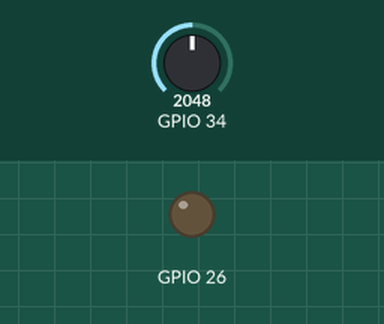
This sketch was run on a simulated ESP32. On the bench: output pins drawn as LEDs (lit = HIGH). The test bench sets the inputs (shaded band); at power-on: GPIO 34 = 2048. What the sketch prints to the serial monitor is not drawn.

Above: at 1.2 s.
1.3 s: GPIO 34 set to 1791
3.5 s: GPIO 34 set to 1671
At 4.7 s:
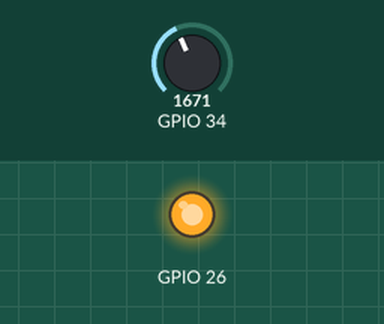
5.0 s: GPIO 34 set to 2040
At 5.8 s:
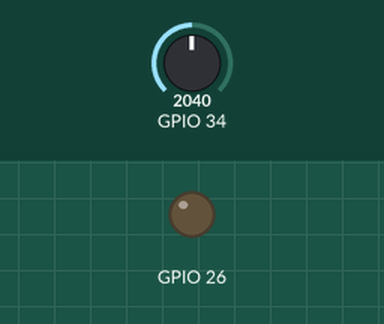
6.5 s: GPIO 34 set to 1228
At 7.0 s:
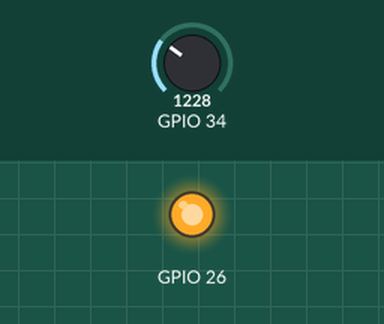
Timing chart, 0 to 9.0 s (numbered marks = the images above; inputs shaded):
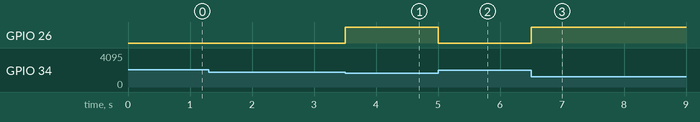

The sketch:

tags.diagnostics.ino
```cpp
// Сгенерировано CrabLogic из проекта «tags». Ручные правки будут перезаписаны.
// Порядок выполнения: adc → to_c → temp_w → temp_r → setpoint_r → error → cold → heating_w → heating_r → heater → cycle

#include <Arduino.h>

// Выходы блоков
int32_t adc_out = 0;
float to_c_out = 0.0f;
float temp_r_out = 0.0f;
float setpoint_r_out = 0.0f;
float error_out = 0.0f;
bool cold_out = false;
bool heating_r_out = false;

// Переменные
float var_temp = 0.0f;
float var_setpoint = 22.0f;
bool var_heating = false;

// ---- Диагностика: время цикла (мкс), всего и по листам ----
const uint8_t CRAB_ST_SHEETS = 2;
const uint16_t crab_st_sheet_no[CRAB_ST_SHEETS + 1] = { 1, 2, 0 };
uint32_t crab_st_acc[CRAB_ST_SHEETS + 1];
uint32_t crab_st_sheet_last[CRAB_ST_SHEETS + 1];
uint32_t crab_st_sheet_max[CRAB_ST_SHEETS + 1];
uint8_t crab_st_cur = CRAB_ST_SHEETS;
bool crab_st_started = false;
uint32_t crab_st_begin_us = 0;
uint32_t crab_st_mark_us = 0;
uint32_t crab_st_prev_start = 0;
uint32_t crab_st_cycles = 0;
uint32_t crab_st_sum = 0;
uint32_t crab_st_last = 0;
uint32_t crab_st_max = 0;
uint32_t crab_st_period_max = 0;

void crab_st_begin() {
  uint32_t now = micros();
  if (crab_st_started && now - crab_st_prev_start > crab_st_period_max) {
    crab_st_period_max = now - crab_st_prev_start;
  }
  crab_st_started = true;
  crab_st_prev_start = now;
  crab_st_begin_us = now;
  crab_st_mark_us = now;
  crab_st_cur = CRAB_ST_SHEETS;
}

// Execution moves to blocks of sheet k (index in crab_st_sheet_no).
void crab_st_sheet(uint8_t k) {
  uint32_t now = micros();
  if (crab_st_cur < CRAB_ST_SHEETS) {
    crab_st_acc[crab_st_cur] += now - crab_st_mark_us;
  }
  crab_st_cur = k;
  crab_st_mark_us = now;
}

void crab_st_end() {
  crab_st_sheet(CRAB_ST_SHEETS);
  uint32_t t = crab_st_mark_us - crab_st_begin_us;
  crab_st_last = t;
  if (t > crab_st_max) {
    crab_st_max = t;
  }
  crab_st_sum += t;
  crab_st_cycles++;
  for (uint8_t k = 0; k < CRAB_ST_SHEETS; k++) {
    crab_st_sheet_last[k] = crab_st_acc[k];
    if (crab_st_acc[k] > crab_st_sheet_max[k]) {
      crab_st_sheet_max[k] = crab_st_acc[k];
    }
    crab_st_acc[k] = 0;
  }
}

void crab_st_reset() {
  crab_st_max = 0;
  crab_st_period_max = 0;
  for (uint8_t k = 0; k < CRAB_ST_SHEETS; k++) {
    crab_st_sheet_max[k] = 0;
  }
}

// Average since the previous call; starts a new averaging interval.
uint32_t crab_st_take_avg() {
  uint32_t avg = crab_st_cycles ? crab_st_sum / crab_st_cycles : 0;
  crab_st_sum = 0;
  crab_st_cycles = 0;
  return avg;
}

uint32_t crab_st_free_heap() {
#ifdef ESP32
  return ESP.getFreeHeap();
#else
  return 0;
#endif
}

unsigned long crab_st_report_last = 0;

void crab_st_report() {
  if (millis() - crab_st_report_last < 2000UL) {
    return;
  }
  crab_st_report_last = millis();
  uint32_t cycles = crab_st_cycles;
  uint32_t avg = crab_st_take_avg();
  Serial.print("[CRAB] цикл, мкс: последний ");
  Serial.print(crab_st_last);
  Serial.print(", средний ");
  Serial.print(avg);
  Serial.print(", макс ");
  Serial.print(crab_st_max);
  Serial.print(", макс период loop ");
  Serial.print(crab_st_period_max);
  Serial.print("; циклов ");
  Serial.print(cycles);
  Serial.print("; своб. память ");
  Serial.println(crab_st_free_heap());
  for (uint8_t k = 0; k < CRAB_ST_SHEETS; k++) {
    Serial.print("[CRAB]   лист ");
    Serial.print(crab_st_sheet_no[k]);
    Serial.print(": последний ");
    Serial.print(crab_st_sheet_last[k]);
    Serial.print(", макс ");
    Serial.println(crab_st_sheet_max[k]);
  }
}

// Отчёт по USB: ядро 0, отдельно от основного цикла
void crab_report_task(void *) {
  for (;;) {
    crab_st_report();
    vTaskDelay(1);
  }
}

void setup() {
  Serial.begin(115200);

  // heater: digital_out
  pinMode(26, OUTPUT);

  // Отчёт стартует после настройки всех блоков
  xTaskCreatePinnedToCore(crab_report_task, "crab_report", 8192, nullptr, 1, nullptr, 0);
}

void loop() {
  crab_st_begin();

  crab_st_sheet(0);  // лист 1
  // adc: analog_in
  adc_out = analogRead(34);

  // to_c: scale
  to_c_out = 0.0f + ((float)adc_out - 0.0f) * (50.0f - 0.0f) / (4095.0f - 0.0f);
  to_c_out = constrain(to_c_out, 0.0f, 50.0f);

  // temp_w: var_set
  var_temp = to_c_out;

  crab_st_sheet(1);  // лист 2
  // temp_r: var_get
  temp_r_out = var_temp;

  // setpoint_r: var_get
  setpoint_r_out = var_setpoint;

  // error: sub
  error_out = temp_r_out - setpoint_r_out;

  // cold: less
  cold_out = error_out < -1.0f;

  // heating_w: var_set
  var_heating = cold_out;

  // heating_r: var_get
  heating_r_out = var_heating;

  // heater: digital_out
  digitalWrite(26, (heating_r_out) ? HIGH : LOW);

  crab_st_end();
}
```

Measured:
- the behaviour switches between 1720 and 1719 on GPIO 34 (found by bisection; images 0 and 1)
- after the input at 1.3 s, every drawn part: stays the same
- after the input at 3.5 s, GPIO 26: LOW → HIGH at once
- after the input at 5.0 s, GPIO 26: HIGH → LOW at once
- after the input at 6.5 s, GPIO 26: LOW → HIGH at once
